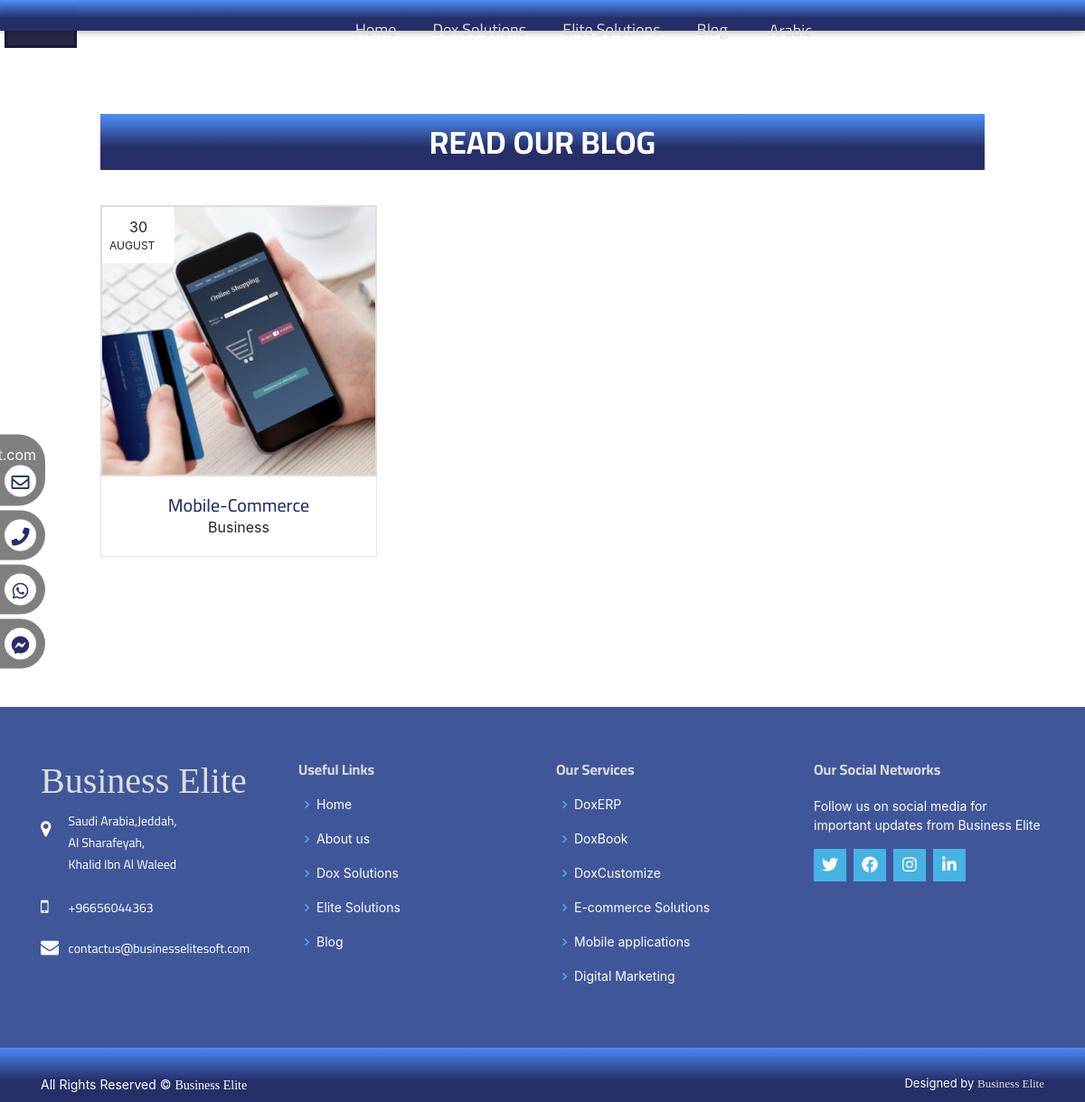
Screenshot of /blog/category/business/ with the database file from the repository.
### properties/models.py (models this page shows, shortened)
class Category(models.Model):
    name = models.CharField(max_length=200)
    slug = models.SlugField(blank=True, null=True)
    def get_absolute_url(self):
        return reverse('properties:dox_detail', args=[self.slug])

class SubCategory(models.Model):
    category = models.ForeignKey(Category, related_name='sub_category', on_delete=models.CASCADE)
    name = models.CharField(max_length=100)
    slug = models.SlugField(blank=True, null=True)
    def get_absolute_url(self):
        return reverse('properties:dox_detail', args=[self.slug])

### blog/models.py (models this page shows, shortened)
class Post(models.Model):
    author = models.CharField(max_length=100)
    image_author = models.ImageField(upload_to='post/', blank=True, null=True)
    title = models.CharField(max_length=100)
    tags = models.ManyToManyField(Tag)
    post_views = models.PositiveIntegerField(default=0)
    image = models.ImageField(upload_to='post/', blank=True, null=True)
    created_at = models.DateField()
    description_one = models.TextField()
    description_two = models.TextField()
    category = models.ManyToManyField(Category, related_name='post_category')
    slug = models.SlugField(blank=True, null=True)
    class Meta:
       ordering = ['created_at']
    def get_absolute_url(self):
        return reverse('blog:post_detail', kwargs={'slug': self.slug})

class Category(models.Model):
    name = models.CharField(max_length=50)
    slug = models.SlugField(blank=True, null=True)

### blog/views.py (the view)
# urls.py: path("category/<str:slug>/", PostByCategory.as_view(), name="post_by_category"),
class PostByCategory(ListView):
    model = Post
    def get_queryset(self):
        slug = self.kwargs['slug']
        object_list = Post.objects.filter(
            Q(category__name__icontains=slug)
        )
        return object_list

### project/context_processor.py (called while the page is built)
def category(request):
    categories_base = Category.objects.all()
    sub_category_base = SubCategory.objects.all()
    return {'categories_base': categories_base, 'sub_category_base': sub_category_base}

### templates/blog/post_list.html (shortened to what this page needs)
{% extends "base.html" %}
{% load static %}
{% load i18n %}
{% block body %}
  <main id="main">
      <div class="list__blog">
        <div class="container">
          <h2>{% trans "Read Our Blog" %}</h2>
          <div class="row">
            {% for post in object_list %}
            <div class="col-md-4">
              <div class="blog-grid" style="background-image: url({{post.image.url}});">
                <div class="date text-center">
                  <span>{{post.created_at|date:"j"}}</span>
                  <small>{{post.created_at|date:"F"}}</small>
                </div>
              </div>
              <div class="desc">
                <h3><a href="{{post.get_absolute_url}}">{{post.title}}</a></h3>
				{% for cat in post.category.all %}
                <span class="cardInfo">{{cat.name}}</span>
				{% endfor %}
              </div>
            </div>
            {% endfor %}
          </div>
        </div>
      </div>
  </main>
{% endblock body %}

### templates/base.html (shortened to what this page needs)
<!DOCTYPE html>
{% load static %}
{% load i18n %}
<html lang="en">
<head>
  <link rel="stylesheet" href="https://cdnjs.cloudflare.com/ajax/libs/font-awesome/5.15.3/css/all.min.css" />
  <link href="https://cdn.rawgit.com/michalsnik/aos/2.1.1/dist/aos.css" rel="stylesheet">
  <link href="//db.onlinewebfonts.com/c/0a1d844d3d15ec142620a5e906eecf76?family=Dealer+Strikes" rel="stylesheet" type="text/css"/>
  <link href="https://cdnjs.cloudflare.com/ajax/libs/Swiper/4.4.2/css/swiper.min.css" rel="stylesheet">
  <link href="{% static 'assets/vendor/bootstrap/css/bootstrap.min.css' %}" rel="stylesheet">
  <link href="{% static 'assets/vendor/icofont/icofont.min.css' %}" rel="stylesheet">
  <link href="{% static 'assets/vendor/boxicons/css/boxicons.min.css' %}" rel="stylesheet">
  <link href="{% static 'assets/vendor/remixicon/remixicon.css' %}" rel="stylesheet">
  <link href="{% static 'assets/vendor/venobox/venobox.css' %}" rel="stylesheet">
  <link href="{% static 'assets/vendor/owl.carousel/assets/owl.carousel.min.css' %}" rel="stylesheet">
  <link href="{% static 'assets/vendor/aos/aos.css' %}" rel="stylesheet">
  <link href="{% static 'assets/vendor/glightbox/css/glightbox.min.css' %}" rel="stylesheet">
  <link href="{% static 'assets/css/animate.css' %}" rel="stylesheet">
  <link href="{% static 'assets/css/style.css' %}" rel="stylesheet">
  <link rel="stylesheet" href="https://cdnjs.cloudflare.com/ajax/libs/font-awesome/4.7.0/css/font-awesome.min.css">
  {% get_current_language as LANGUAGE_CODE %}
</head>
<body>
  <div id="menu-jk" class="header-container container-fluid">
    <div class="header-top">
      <div class="container d-flex align-items-cente">
        <div class="row">
          <div class="d-lg-block">
            <div class="container">
              <nav class="navbar navbar-expand-lg navbar-light">
                <div class="collapse navbar-collapse" id="navbarSupportedContent">
                  <ul class="navbar-nav m-auto">
                    <li class="nav-item active">
                      <a class="nav-link" href="{% url 'properties:home' %}">{% trans "Home" %}</a>
                    </li>
                    {% for cat in categories_base %}
                      <li class="nav-item">
                        <a class="nav-link" href="{{cat.get_absolute_url}}" target="_blank">{{cat.name}}</a>
                      </li>
                    {% endfor %}
                    <li class="nav-item">
                      <a class="nav-link" href="{% url 'blog:post_list' %}" target="_blank">{% trans "Blog" %}</a>
                    </li>
                    <li class="nav-item">
                      {% get_current_language as LANGUAGE_CODE %}
                      {% get_available_languages as LANGUAGES %}
                      {% get_language_info_list for LANGUAGES as languages %}
                          <form action="{% url 'set_language' %}" method="post">
                              {% for language in languages %}
                                  {% if language.code != LANGUAGE_CODE %}
                                      <button type="submit" name="language" value="{{ language.code }}"
                                              style="background-color: #fff0;border: none;color: #ff">
                                        <p class="nav-link">{{ language.name }}</p>
                                      </button>
                                  {% endif %}
                              {% endfor %}
                          </form>
                    </li>
                  </ul>
                </div>
              </nav>
            </div>
          </div>
        </div>
      </div>
    </div>
  </div>
  <div class="body-social-media">
    <nav class="social">
      <ul>
        <li class="mail">
          <a href="mailto:contactus@businesselitesoft.com" target="_blank">
            contactus@businesselitesoft.com
            <i class="far fa-envelope"></i>
          </a>
        </li>
        <li class="phone">
          <a href="tel:+966 12 667 6677">
            <i class="fas fa-phone"></i>
          </a>
        </li>
        <li class="whatsapp">
          <a href="https://api.whatsapp.com/send?phone=966566333723" target="_blank">
            <i class="fab fa-whatsapp"></i>
          </a>
        </li>
        <li class="messenger">
          <a href="https://web.facebook.com/businesselitesoft" target="_blank">
            <i class="fab fa-facebook-messenger icon"></i>
          </a>
        </li>
      </ul>
    </nav>
  </div>
  {% block body %}
  {% endblock body %}
  <footer id="footer">
    <div class="footer-top">
      <div class="container">
        <div class="row">
          <div class="col-lg-3 col-md-6 footer-contact">
            <h3>Business Elite</h3>
            <i class="fa fa-map-marker"></i>
            <p class="text">
              {% trans "Saudi Arabia,Jeddah," %}<br>
              {% trans "Al Sharafeyah" %},<br>
              {% trans "Khalid Ibn Al Waleed" %} <br><br>
            </p>
            <i class="fa fa-mobile"></i>
            <p class="text">{% trans "+96656044363" %}</p>
            <br>
            <i class="fa fa-envelope"></i>
            <p class="text">contactus@businesselitesoft.com</p><br>
          </div>
          <div class="col-lg-3 col-md-6 footer-links">
            <h4>{% trans "Useful Links" %}</h4>
            <ul>
              <li><i class="bx bx-chevron-right"></i> <a href="{% url 'properties:home' %}">{% trans "Home" %}</a></li>
              <li><i class="bx bx-chevron-right"></i> <a href="#about_us">{% trans "About us" %}</a></li>
              {% for cat in categories_base %}
                <li><i class="bx bx-chevron-right"></i> <a href="{{cat.get_absolute_url}}">{{cat.name}}</a></li>
              {% endfor %}
              <li><i class="bx bx-chevron-right"></i> <a href="{% url 'blog:post_list' %}">{% trans "Blog" %}</a></li>
            </ul>
          </div>
          <div class="col-lg-3 col-md-6 footer-links">
            <h4>{% trans "Our Services" %}</h4>
            <ul>
              {% for sub in sub_category_base %}
                <li><i class="bx bx-chevron-right"></i> <a href="{{sub.get_absolute_url}}">{{sub.name}}</a></li>
              {% endfor %}
            </ul>
          </div>
          <div class="col-lg-3 col-md-6 footer-links">
            <h4>{% trans "Our Social Networks" %}</h4>
            <p>{% trans "Follow us on social media for important updates from Business Elite" %}</p>
            <div class="social-links mt-3">
              <a href="https://twitter.com/businesselite4?s=11" class="twitter">
                <i class="fab fa-twitter"></i>
              </a>
              <a href="https://web.facebook.com/businesselitesoft" class="facebook">
                <i class="fab fa-facebook-f"></i>
              </a>
              <a href="https://www.instagram.com/businesselitesoft/" class="instagram">
                <i class="fab fa-instagram"></i>
              </a>
              <a href="https://www.linkedin.com/feed/update/urn:li:activity:6843502489606623232" class="linkedin">
                <i class="fab fa-linkedin"></i>
              </a>
            </div>
          </div>
        </div>
      </div>
    </div>
    <div class="footer-bottom">
      <div class="container">
        <div class="copyright">
          {% trans "All Rights Reserved" %} &copy; <strong><span>Business Elite</span></strong>
        </div>
        <div class="credits">
          {% trans "Designed by" %} <a href="/">Business Elite</a>
        </div>
      </div>
    </div>
  </footer>
 {% get_current_language as LANGUAGE_CODE %}
</body>
</html>

### rows the page displays
Category: name "Dox Solutions"
Category: name "Elite Solutions"
Post: image (picture), created_at "30", created_at "AUGUST", title "Mobile-Commerce"
Category: name "Business"
SubCategory: name "DoxERP"
SubCategory: name "DoxBook"
SubCategory: name "DoxCustomize"
SubCategory: name "E-commerce Solutions"
SubCategory: name "Mobile applications"
SubCategory: name "Digital Marketing"

### other values shown
{{ language.name }} "Arabic"
